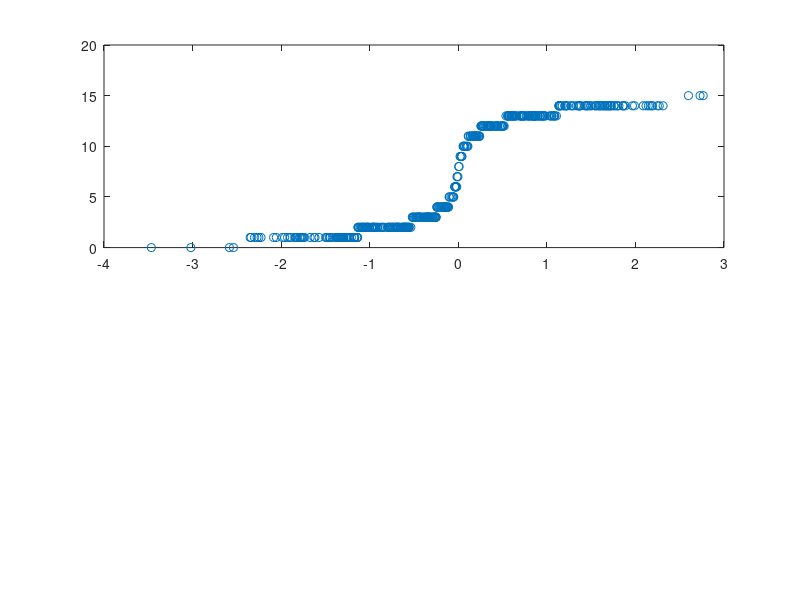

MATLAB code for this plot: (Note: this script raises an error after producing the figure.)
function mu_law_quantisation()
sequence_length=500;
mu=255;

input_sequence=randn(1,sequence_length);
quantisation_level=[16,64,128];

for i=1:length(quantisation_level)

    quantised_sequence=mu_quantise(input_sequence,quantisation_level(i),mu);

    figure;
    subplot(2,1,1);
    plot(input_sequence,quantised_sequence,'o');
    title("Input-Output relation - Quantisation Levels : ",num2str(quantisation_level(i)));
    xlabel("Input");
    ylabel("Output");

    error=input_sequence-quantised_sequence;
    subplot(2,1,2);
     plot(1:sequence_length,error,'-');  
    title("Error - Quantisation Levels : ",num2str(quantisation_level(i)));
    xlabel("Input");
    ylabel("Output");

    sqnr=10*log10(sum(input_sequence.^2)/sum(error.^2));
    fprintf("The sqnr for the sequence of quantisation levels %d is : %.2f dB", quantisation_level(i),sqnr);
end
end

function quantised_sequence = mu_quantise(input_sequence,num_levels,mu)
    
input_sequence=input_sequence/max(abs(input_sequence));

compressed_sequence=sign(input_sequence).*(log(1+mu*abs(input_sequence))/log(1+mu));

quantised_sequence=round((num_levels-1)*(compressed_sequence+1)/2);
end